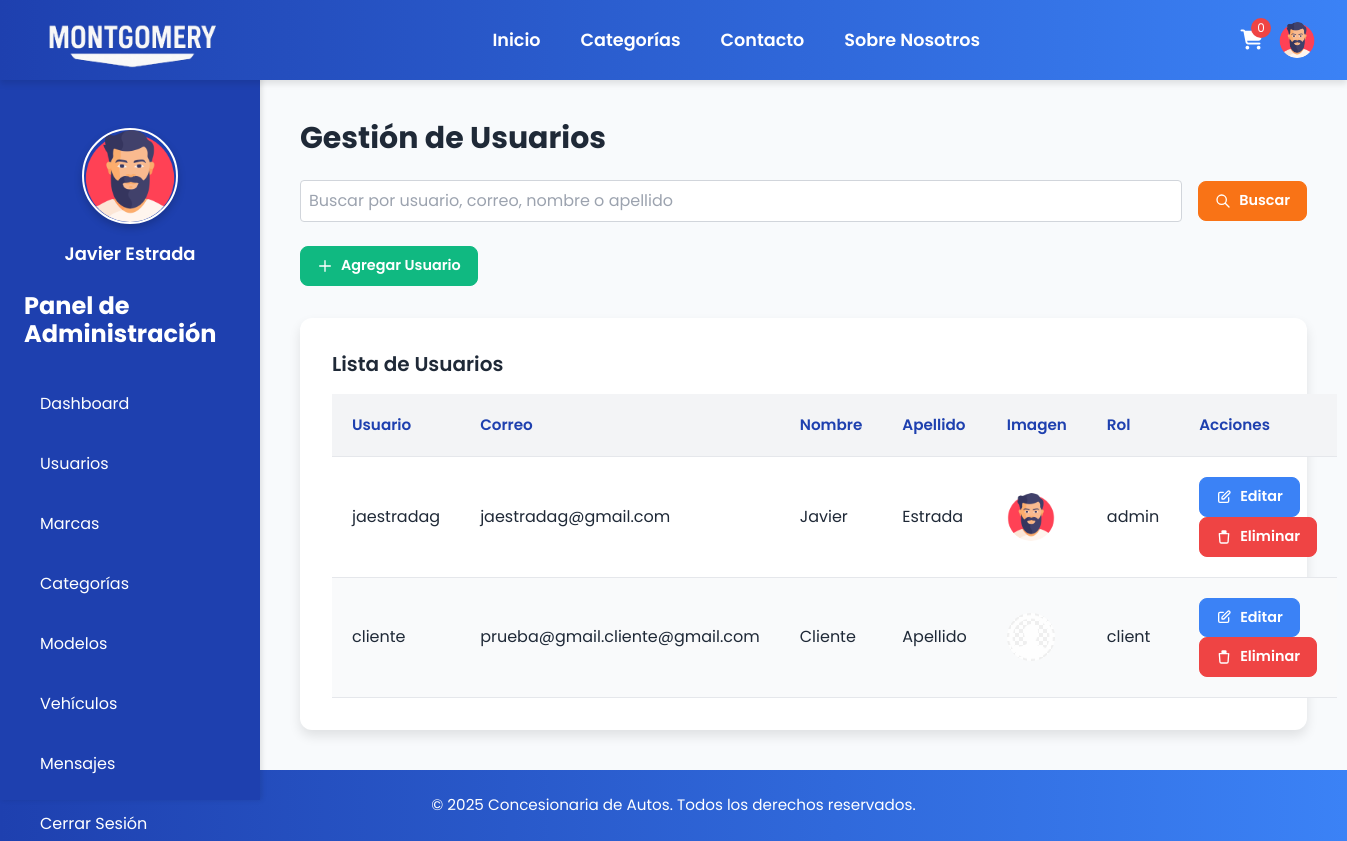
/admin/users.php (signed in), run on the app's committed database.
### tables this page shows
CREATE TABLE `users` (
  `id` int(11) NOT NULL,
  `username` varchar(50) NOT NULL,
  `email` varchar(100) NOT NULL,
  `password` varchar(255) NOT NULL,
  `first_name` varchar(50) NOT NULL,
  `last_name` varchar(50) NOT NULL,
  `image` varchar(255) DEFAULT 'default-user.png',
  `role` enum('client','admin') DEFAULT 'client',
  `created_at` timestamp NOT NULL DEFAULT current_timestamp()
);

### admin/users.php (the view, shortened to what this page needs)
<?php
include '../includes/header.php';
if (!isset($users)) {
    $users = $pdo->query("SELECT * FROM users")->fetchAll();
}
include '../includes/admin_sidebar.php';
?>
<div class="main-content">
    <h1 class="text-3xl font-bold mb-6 text-1E40AF">Gestión de Usuarios</h1>
    <form method="POST" class="mb-6 flex items-center gap-4">
        <input type="text" name="search_query" placeholder="Buscar por usuario, correo, nombre o apellido" class="border p-2 rounded w-full">
        <button type="submit" class="btn btn-search">
            <svg fill="none" stroke="currentColor" viewBox="0 0 24 24" xmlns="http://www.w3.org/2000/svg">
                <path stroke-linecap="round" stroke-linejoin="round" stroke-width="2" d="M21 21l-6-6m2-5a7 7 0 11-14 0 7 7 0 0114 0z"></path>
            </svg>
            Buscar
        </button>
    </form>
    <button type="button" class="btn btn-add mb-8" id="open-add-user-modal">
        <svg fill="none" stroke="currentColor" viewBox="0 0 24 24" xmlns="http://www.w3.org/2000/svg">
            <path stroke-linecap="round" stroke-linejoin="round" stroke-width="2" d="M12 4v16m8-8H4"></path>
        </svg>
        Agregar Usuario
    </button>
    <div class="table-container">
        <h2 class="text-xl font-semibold mb-4 text-1E40AF">Lista de Usuarios</h2>
        <table>
            <thead>
                <tr>
                    <th>Usuario</th>
                    <th>Correo</th>
                    <th>Nombre</th>
                    <th>Apellido</th>
                    <th>Imagen</th>
                    <th>Rol</th>
                    <th>Acciones</th>
                </tr>
            </thead>
            <tbody>
                <?php foreach ($users as $user): ?>
                    <tr>
                        <td><?php echo htmlspecialchars($user['username']); ?></td>
                        <td><?php echo htmlspecialchars($user['email']); ?></td>
                        <td><?php echo htmlspecialchars($user['first_name']); ?></td>
                        <td><?php echo htmlspecialchars($user['last_name']); ?></td>
                        <td><img src="<?php echo BASE_URL; ?>images/<?php echo htmlspecialchars($user['image']); ?>" alt="Usuario" class="w-12 h-12 object-cover rounded-full"></td>
                        <td><?php echo htmlspecialchars($user['role']); ?></td>
                        <td>
                            <button class="btn btn-edit edit-user-btn"
                                    data-id="<?php echo $user['id']; ?>"
                                    data-username="<?php echo htmlspecialchars($user['username']); ?>"
                                    data-email="<?php echo htmlspecialchars($user['email']); ?>"
                                    data-first-name="<?php echo htmlspecialchars($user['first_name']); ?>"
                                    data-last-name="<?php echo htmlspecialchars($user['last_name']); ?>"
                                    data-image="<?php echo htmlspecialchars($user['image']); ?>"
                                    data-role="<?php echo htmlspecialchars($user['role']); ?>">
                                <svg fill="none" stroke="currentColor" viewBox="0 0 24 24" xmlns="http://www.w3.org/2000/svg">
                                    <path stroke-linecap="round" stroke-linejoin="round" stroke-width="2" d="M11 5H6a2 2 0 00-2 2v11a2 2 0 002 2h11a2 2 0 002-2v-5m-1.414-9.414a2 2 0 112.828 2.828L11.828 15H9v-2.828l8.586-8.586z"></path>
                                </svg>
                                Editar
                            </button>
                            <a href="<?php echo BASE_URL; ?>admin/delete_user.php?id=<?php echo $user['id']; ?>" onclick="return confirmDelete('¿Seguro que quieres eliminar este usuario?')" class="btn btn-delete">
                                <svg fill="none" stroke="currentColor" viewBox="0 0 24 24" xmlns="http://www.w3.org/2000/svg">
                                    <path stroke-linecap="round" stroke-linejoin="round" stroke-width="2" d="M19 7l-.867 12.142A2 2 0 0116.138 21H7.862a2 2 0 01-1.995-1.858L5 7m5-4h4a1 1 0 011 1v1H9V4a1 1 0 011-1zm-5 4h12"></path>
                                </svg>
                                Eliminar
                            </a>
                        </td>
                    </tr>
                <?php endforeach; ?>
            </tbody>
        </table>
    </div>
</div>
<?php include '../includes/footer.php'; ?>

### css/styles.css (style rules this page uses)
body { font-family: "Poppins", sans-serif; background-color: #f8fafc; color: #1f2937; margin: 0; }
.main-content { margin-left: 260px; padding: 2.5rem; }
.table-container { background-color: #ffffff; border-radius: 12px; padding: 2rem; box-shadow: 0 6px 12px rgba(0, 0, 0, 0.1); }
table { width: 100%; border-collapse: separate; border-spacing: 0; }
th, td { padding: 1.25rem; text-align: left; border-bottom: 1px solid #e5e7eb; }
th { background-color: #f3f4f6; font-weight: 600; color: #1e40af; font-size: 0.95rem; }
tr:nth-child(even) { background-color: #f9fafb; }
button, .button { background-color: #1e40af; color: #ffffff; padding: 0.75rem 1.5rem; border-radius: 8px; border: none; cursor: pointer; font-weight: 600; transition: all 0.3s ease; }
input, textarea, select { border: 1px solid #d1d5db; padding: 0.75rem; border-radius: 8px; width: 100%; transition: border-color 0.3s ease; }
.btn { display: inline-flex; align-items: center; gap: 0.5rem; padding: 0.5rem 1rem; border-radius: 8px; font-size: 0.9rem; font-weight: 600; transition: all 0.3s ease; cursor: pointer; text-decoration: none; }
.btn svg { width: 16px; height: 16px; }
.btn-edit { background-color: #3b82f6; color: #ffffff; border: 1px solid #3b82f6; }
.btn-delete { background-color: #ef4444; color: #ffffff; border: 1px solid #ef4444; }
.btn-add { background-color: #10b981; color: #ffffff; border: 1px solid #10b981; }
.btn-search { background-color: #f97316; color: #ffffff; border: 1px solid #f97316; }

### data on the page
users: username "jaestradag", email "jaestradag@gmail.com", first_name "Javier", last_name "Estrada", image (picture), role "admin"
users: username "cliente", email "prueba@gmail.cliente@gmail.com", first_name "Cliente", last_name "Apellido", image (placeholder picture), role "client"

### other printed values
$_SESSION['first_name'] . ' ' . $_SESSION['last_name'] "Javier Estrada"
